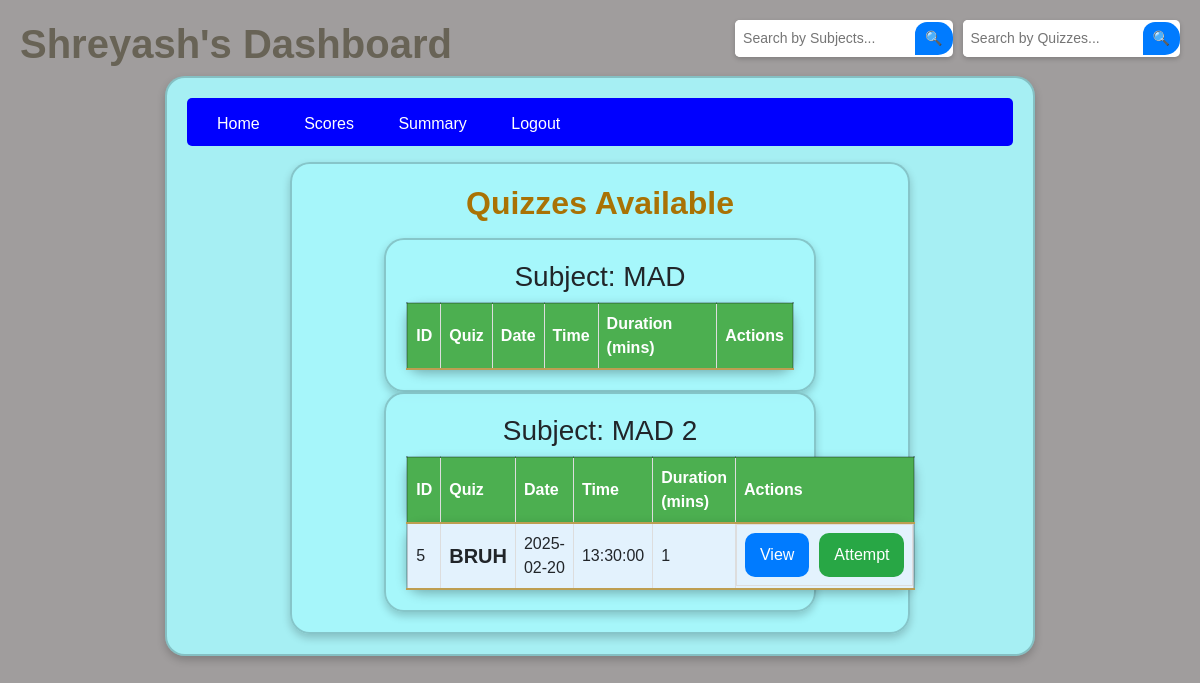
Before: /dashboard (signed in) with the older database file.
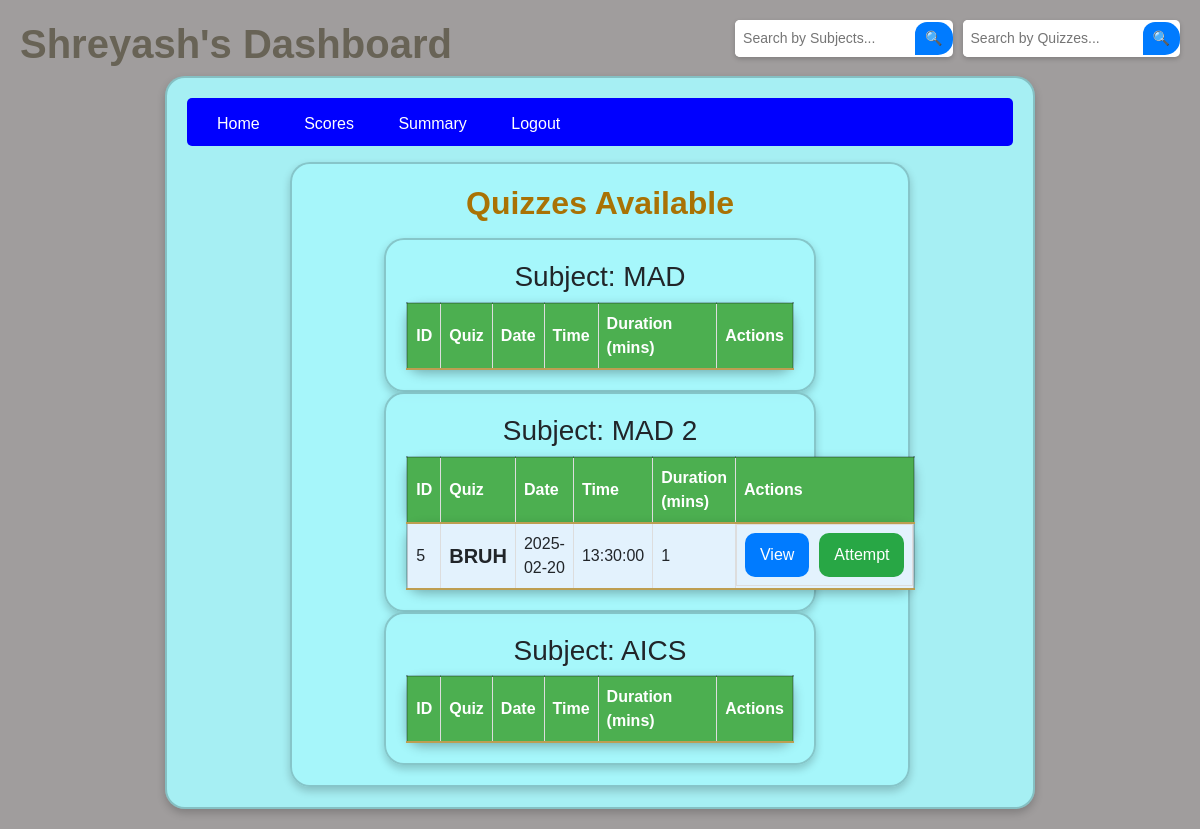
After: the same page with the newer database file.
### model/model.py (models this page shows)
class Subject(db.Model):
    __tablename__ = "subjects"
    id = db.Column(db.Integer, primary_key=True)
    name = db.Column(db.String(100), nullable=False)
    description = db.Column(db.String(700), nullable=True)
    chapters = db.relationship("Chapter", back_populates="subject", cascade="all, delete-orphan")

class Quiz(db.Model):
    __tablename__ = "quizzes"
    id = db.Column(db.Integer, primary_key=True)
    title = db.Column(db.String(100), nullable=False)
    chapter_id = db.Column(db.Integer, db.ForeignKey("chapters.id"), nullable=False)
    date = db.Column(db.Date, nullable=False)
    time = db.Column(db.Time, nullable=False)
    duration = db.Column(db.Integer, nullable=False)
    rules = db.Column(db.String(500), nullable=True)
    chapter = db.relationship("Chapter", back_populates="quizzes")
    questions = db.relationship("Question", back_populates="quiz", cascade="all, delete-orphan")
    scores = db.relationship("Score", back_populates="quiz", cascade="all, delete-orphan")
    user_responses = db.relationship("UserResponse", cascade="all, delete-orphan")

### controllers/controllers.py (the view)
@controllers.route('/dashboard')
def user_dashboard():
    if 'user_id' not in session :
        flash('Please log in to access the dashboard.')
        return redirect(url_for('controllers.login'))
    search_query = request.args.get('search_sub', '').strip()  # Get search query from URL
    if search_query:
        subjects = Subject.query.filter(Subject.name.ilike(f"%{search_query}%")).all()  # Case-insensitive search
    else:
        subjects = Subject.query.all()  # Fetch all subjects for the dashboard
    user = User.query.get(session['user_id'])
    search_query_1 = request.args.get('search_quiz', '').strip()  # Get search query from URL
    if search_query_1:
        quizzes = Quiz.query.filter(Quiz.title.ilike(f"%{search_query_1}%")).all()  # Case-insensitive search
    else:
        quizzes = Quiz.query.all()  # Fetch all quizzes
    current_time = datetime.now()
    upcoming_quizzes = [] #for now the quizzes will go away automically when the time has expired, not interfering with "if attmepted then disappear".
    for quiz in quizzes:
        if quiz.date and quiz.time:  # Ensure both date and time exist
            quiz_datetime = datetime.combine(quiz.date, quiz.time)  # Merge date and time (EXTERNAL SOURCE)
            if quiz_datetime >= current_time:  # Only show upcoming quizzes
                upcoming_quizzes.append(quiz)
    return render_template('user_dashboard.html', user=user, quizzes=upcoming_quizzes, subjects = subjects , search_query=search_query , search_query_1=search_query_1)

### templates/user_dashboard.html (shortened to what this page needs)
<!DOCTYPE html>
<html lang ="en">
<head>
    <link href="https://stackpath.bootstrapcdn.com/bootstrap/4.5.2/css/bootstrap.min.css" rel="stylesheet">
</head>
<body>
    <h1 class="welcome-text">{{ user.username }}'s Dashboard</h1>
    <div class="dashboard-container">
    <div class="nav-bar">
        <div class="mt-1">
            <a href="{{ url_for('controllers.user_dashboard') }}">Home</a>
            <a></a>
            <a href="{{ url_for('controllers.scores') }}">Scores</a>
            <a></a>
            <a href="{{ url_for('controllers.user_summary') }}">Summary</a>
            <a></a>
            <a href="{{ url_for('controllers.logout_user') }}">Logout</a>
            <div class="search-container">
                <form method="GET" action="{{ url_for('controllers.user_dashboard') }}" class="search-form">
                    <input type="text" name="search_sub" value="{{ search_query }}" placeholder="Search by Subjects...">
                    <button type="submit">🔍</button>
                </form>
                <form method="GET" action="{{ url_for('controllers.user_dashboard') }}" class="search-form">
                    <input type="text" name="search_quiz" value="{{ search_query_1 }}" placeholder="Search by Quizzes...">
                    <button type="submit">🔍</button>
                </form>
            </div>
        </div>
    </div>
    <div class="dashboard-container">
        <h2 class='q'>Quizzes Available</h2>
            {% for sub in subjects  %}
            <div class="dashboard-container">
                <h3>Subject: {{ sub.name }} </h3>
                <table class="chapter-table">
                    <thead>
                        <tr class="quiz-box">
                            <th>ID</th>
                            <th>Quiz</th>
                            <th>Date</th>
                            <th>Time</th>
                            <th>Duration (mins)</th>
                            <th>Actions</th>
                        </tr>
                    </thead>
                    <tbody>
                        {% for quiz in quizzes %}
                        <div>
                                {% if quiz.chapter.subject.name == sub.name %}
                                    <tr class="quiz-box">
                                        <td >{{ quiz.id }}</td>
                                        <td class="quiz-title">{{ quiz.title }}</td>
                                        <td>{{ quiz.date }}</td>
                                        <td>{{ quiz.time }}</td>
                                        <td>{{ quiz.duration }}</td>
                                        <td class="buttons">
                                            <a href="{{ url_for('controllers.view_quiz', quiz_id=quiz.id) }}">
                                                <button class="btn btn-view">View</button>
                                            </a>
                                            <a href="{{ url_for('controllers.start_quiz', quiz_id=quiz.id) }}">
                                                <button class="btn btn-attempt">Attempt</button>
                                            </a>
                                        </td>
                                    </tr>
                                {% endif %}
                        </div>
                        {% endfor %}
                    </tbody>
                </table>
            </div>
            {% endfor %}
    </div>
    </div>
</body>
</html>

Changed rows visible on the page:
added Subject: name "AICS"
